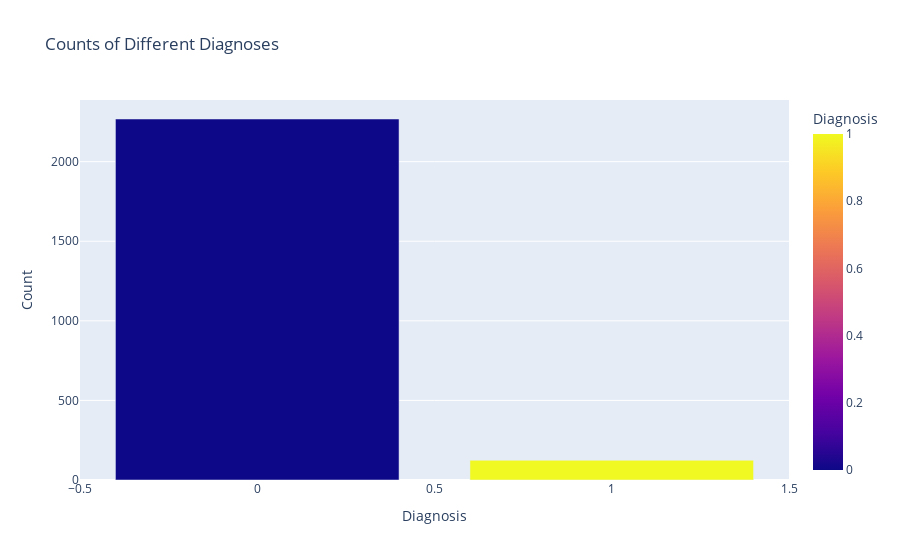

The notebook cell saved with this chart:
### Code cell
diagnosis_counts = data['Diagnosis'].value_counts().reset_index()
diagnosis_counts.columns = ['Diagnosis', 'Count']


fig = px.bar(diagnosis_counts, x='Diagnosis', y='Count', color='Diagnosis', title='Counts of Diagnoses')


fig.update_layout(
    xaxis_title='Diagnosis',
    yaxis_title='Count',
    bargap=0.2 )

fig.show()

### Figure 1 — Plotly figure (JSON) as saved in the notebook; plotly's stock layout.template omitted (floating-point values rounded to 4 significant figures)
{"data": [{"alignmentgroup": "True", "hovertemplate": "Diagnosis=%{marker.color}<br>Count=%{y}<extra></extra>", "legendgroup": "", "marker": {"color": [0, 1], "coloraxis": "coloraxis", "pattern": {"shape": ""}}, "name": "", "offsetgroup": "", "orientation": "v", "showlegend": false, "textposition": "auto", "type": "bar", "x": [0, 1], "xaxis": "x", "y": [2268, 124], "yaxis": "y"}], "layout": {"bargap": 0.2, "barmode": "relative", "coloraxis": {"colorbar": {"title": {"text": "Diagnosis"}}, "colorscale": [[0, "#0d0887"], [0.1111, "#46039f"], [0.2222, "#7201a8"], [0.3333, "#9c179e"], [0.4444, "#bd3786"], [0.5556, "#d8576b"], [0.6667, "#ed7953"], [0.7778, "#fb9f3a"], [0.8889, "#fdca26"], [1, "#f0f921"]]}, "legend": {"tracegroupgap": 0}, "title": {"text": "Counts of Different Diagnoses"}, "xaxis": {"anchor": "y", "domain": [0, 1], "title": {"text": "Diagnosis"}}, "yaxis": {"anchor": "x", "domain": [0, 1], "title": {"text": "Count"}}}}
